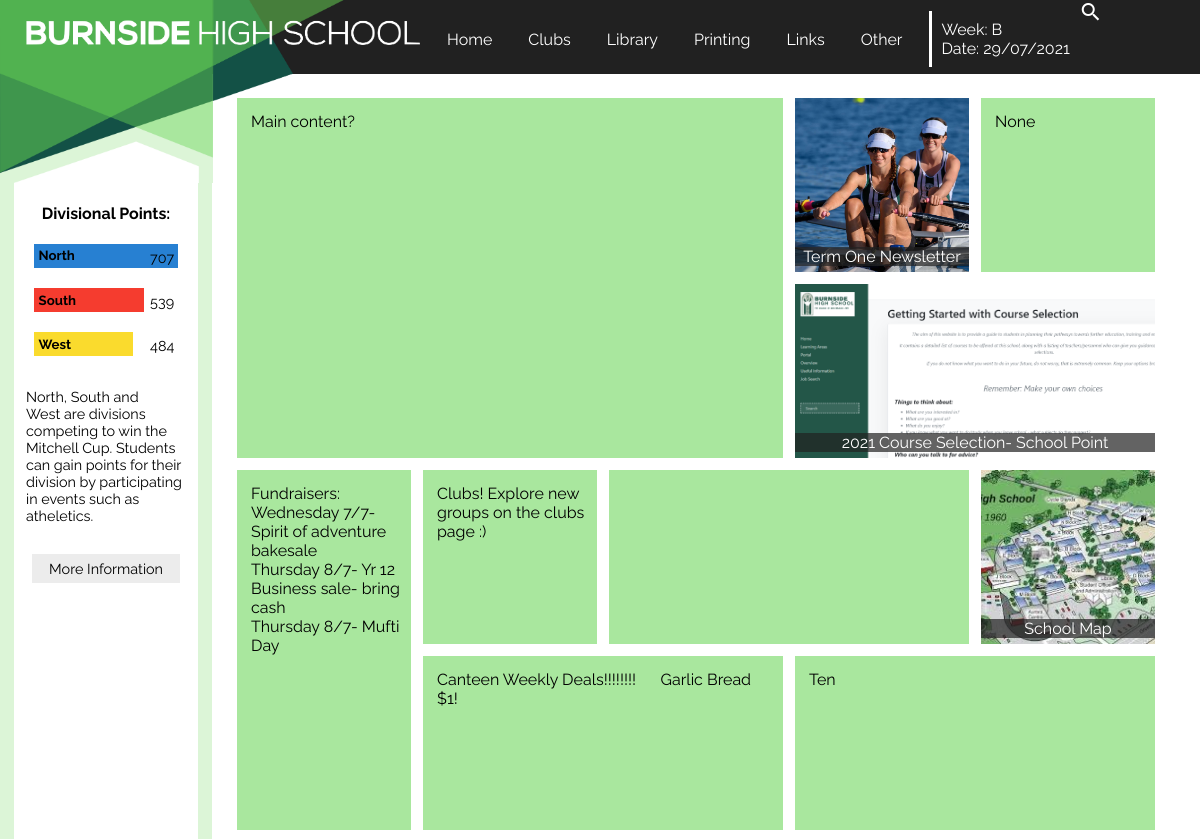
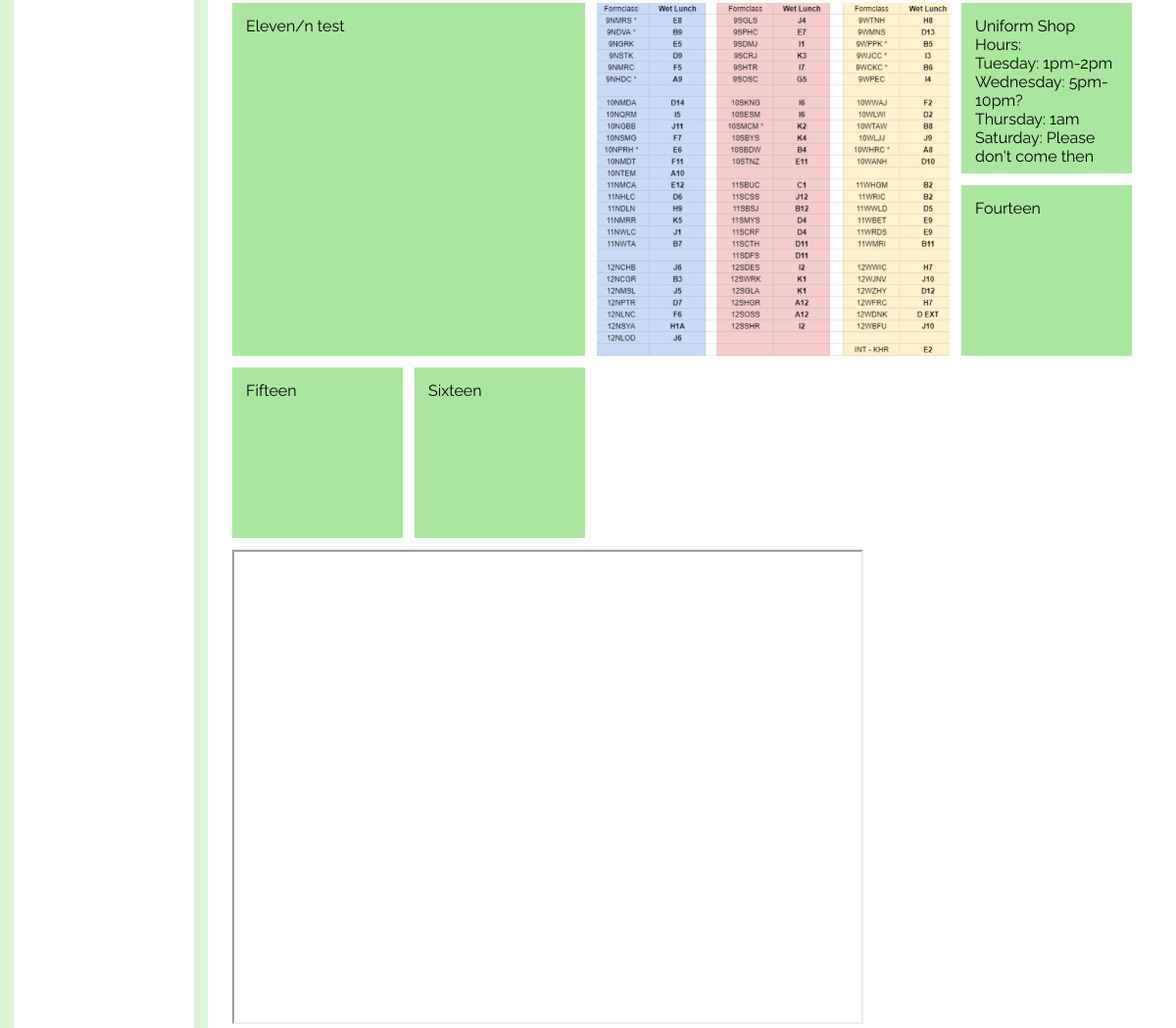
The page / on the database its author committed (2 pictures, top to bottom).
### tables this page shows
CREATE TABLE Divisions (id INTEGER PRIMARY KEY, name STRING, colour STRING);

### main.py (the view)
@app.route('/')
def home():
    first=['north',0]; second=['north',0]; third=['north',0]; north=['North',0]; south=['South',0]; west=['West',0]
    results=connectsql("db/Divisionalpoints.db","SELECT colour,name FROM Divisions")
    for result in results:
        if result[1]=='north':
            north.append(result[0])
        if result[1]=='south':
            south.append(result[0])
        if result[1]=='west':
            west.append(result[0])
    thing=connectsql("db/Divisionalpoints.db","SELECT north, south, west FROM Points")
    for item in thing:
        north[1]=north[1]+item[0]; south[1]=south[1]+item[1]; west[1]=west[1]+item[2]
    divisions=[north,south,west]
    for division in divisions:
        if division[1]>first[1]:
            first=division
    divisions.remove(first)
    for division in divisions:
        if division[1]>second[1]:
            second=division
    divisions.remove(second)
    for division in divisions:
        third=division
    num1=first[1]; num2=second[1]; num3=third[1]; name1=first[0]; name2=second[0]; name3=third[0]; col1=first[2]; col2=second[2]; col3=third[2]
    contents=connectsql("db/HomePageContent.db","SELECT content,colour,image,width,height,link,target FROM Content ORDER BY box")
    content=[]
    for item in contents:
        if item[2]!=None:
            item=list(item)
            item[3]=item[3]+2
            item[4]=item[4]+2
            item=tuple(item)
        content.append(item)
    return render_template('home.html', num1=num1,num2=num2,num3=num3,name1=name1,name2=name2,name3=name3,col1=col1,col2=col2,col3=col3,content=content,week=week,date=date)

### main.py (called while the page is built)
def connectsql(data,query):
    with sqlite3.connect(data) as connection:
        cursor=connection.cursor()
        cursor.execute(query)
        results=cursor.fetchall()
        return results

### templates/home.html
{% extends 'layout.html' %}
{% block content %}
<div class=main>
        {%for item in content%}
                {%if item[2]==None%}
                        {%if item[5]==None%}
                                <div class=block1 style=background-color:#{{item[1]}};width:{{item[3]}}vw;height:{{item[4]}}vw;>
                                        <textarea disabled=true readonly style=width:{{item[3]}}vw;height:{{item[4]}}vw;>{{item[0]}}</textarea>
                                </div>
                        {%else%}
                                <a href='{{item[5]}}' target=_{{item[6]}}>
                                        <div class=block1 style=background-color:#{{item[1]}};width:{{item[3]}}vw;height:{{item[4]}}vw;>
                                                <textarea disabled=true readonly style=width:{{item[3]}}vw;height:{{item[4]}}vw;cursor:pointer;>{{item[0]}}</textarea>
                                        </div>
                                </a>
                        {%endif%}
                {%else%}
                        {%if item[5]==None%}
                                <div class=block2 style=background-color:#{{item[1]}};width:{{item[3]}}vw;height:{{item[4]}}vw;>
                                        <img src='/static/images/{{item[2]}}'>
                                        <p>{{item[0]}}</p>
                                </div>
                        {%else%}
                                <a href='{{item[5]}}' target=_{{item[6]}}>
                                        <div class=block2 style=background-color:#{{item[1]}};width:{{item[3]}}vw;height:{{item[4]}}vw;>
                                                <img src='/static/images/{{item[2]}}'>
                                                <p>{{item[0]}}</p>
                                        </div>
                                </a>
                        {%endif%}
                {%endif%}
        {%endfor%}
<iframe src="https://www.google.com/maps/d/embed?mid=1XiaLhvYmOrLqXlZq8JjyQrEImO0CnPuN" width="640" height="480"></iframe>
</div>
{% endblock %}
{% block sidebar %}
<div class=divpoints>
        <h4>Divisional Points:</h4>
        <div class=first style='background-color: #{{col1}}'><h5>{{name1}}</h5></div>
        <div class=number><p>{{num1}}</p></div>
        <div class=second style='background-color: #{{col2}}; width:calc(({{num2}}/{{num1}})*12vw)'><h5>{{name2}}</h5></div>
        <div class=number><p>{{num2}}</p></div>
        <div class=second style='background-color: #{{col3}}; width:calc(({{num3}}/{{num1}})*12vw)'><h5>{{name3}}</h5></div>
        <div class=number><p>{{num3}}</p></div>
        <p>North, South and West are divisions competing to win the Mitchell Cup. Students can gain points for their division by participating in events such as atheletics.</p>
        <div class='link'>
                <a href="/divpoints"><p>More Information</p></a>
        </div>
</div>
{% endblock %}

### static/css/style.css (style rules this page uses)
body { font-family: 'Raleway', sans-serif; margin: 0px 0px 0px 0px; background-color: white; background-size: 30vw, 15.0857142857vw; }
.divpoints p { padding: 1vw; text-align: left; font-size: 90%; }
.divpoints h4 { text-align: center; }
.divpoints h5 { width:3vw; margin:0.38vw; float:left; margin-right:0; }
.number p { float:right; text-align: right; margin:0.25vw; padding:0; width:2vw; margin-left: 0; margin-right:2vw; position:relative; top:-3.5vw; }
.first { width:12vw; height:2vw; margin:1.67vw; }
.second { height:2vw; margin:1.67vw; margin-right:0; }
h4 { text-align:center; }
.link p { background-color:#ecececff; margin:1.5vw; padding:.5vw; text-align: center; text-decoration: none; color: black; }
a { text-decoration:none; }
.main p { margin:0; }
textarea { background-color: rgba(255, 255, 255, 0); border:none; resize:none; font-family:'Raleway', sans-serif; font-size: inherit; color: black; }
.block1 { padding:1vw; margin-bottom:1vw; margin-right:1vw; float:left; color:black; }
.block2 { padding:0; margin-bottom:1vw; margin-right:1vw; float:left; position:relative; }
.block2 img { width:100%; height:100%; object-fit:cover; }
.block2 p { position:absolute; color:white; bottom:0.5vw; background-color:rgba(33, 33, 33, 0.7); width:100%; text-align:center; }

### rows shown on the page
Divisions: name "North"
Divisions: name "South"
Divisions: name "West"

### other values the page prints
{{ week }} "B"
{{ date }} "29/07/2021"
{{ item[0] }} "Term One Newsletter" "2021 Course Selection- School Point" "School Map"
{{ num1 }} "707"
{{ num2 }} "539"
{{ num3 }} "484"
